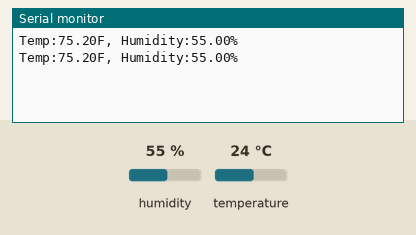
A sketch run on a simulated Arduino Uno, built with avr-gcc and run on an emulated ATmega328P. On the bench: the last lines printed to the serial monitor. The inputs (shaded band) are chosen by the test bench; at power-on: humidity 55 %, temperature 24 °C.

Above: at 1.2 s.
1.3 s: humidity set to 22 %
At 2.6 s:
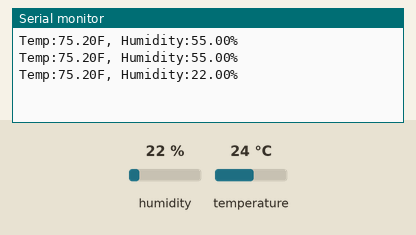
2.8 s: temperature set to 12 °C
At 3.4 s:
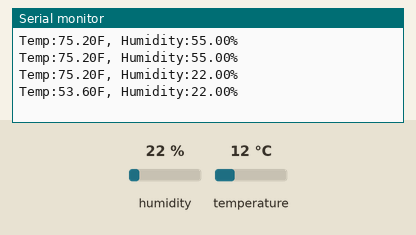
4.3 s: humidity set to 40 %
At 5.9 s:
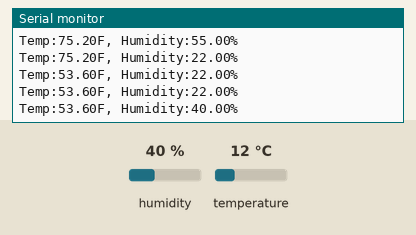
Timing chart, 0 to 7.4 s (numbered marks = the images above; inputs shaded):
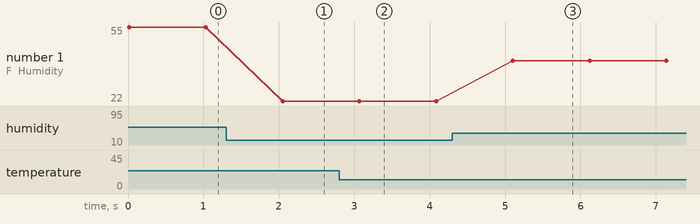

The sketch:

SparkFun_Si7021_Breakout_Example.ino
```cpp
// (licence header left out)
#include "SparkFun_Si7021_Breakout_Library.h"
#include <Wire.h>

float humidity = 0;
float tempf = 0;


int power = A3;
int GND = A2;

//Create Instance of HTU21D or SI7021 temp and humidity sensor and MPL3115A2 barrometric sensor
Weather sensor;

//---------------------------------------------------------------
void setup()
{
    Serial.begin(9600);   // open serial over USB at 9600 baud

    pinMode(power, OUTPUT);
    pinMode(GND, OUTPUT);

    digitalWrite(power, HIGH);
    digitalWrite(GND, LOW);

    //Initialize the I2C sensors and ping them
    sensor.begin();

}
//---------------------------------------------------------------
void loop()
{
    //Get readings from all sensors
    getWeather();
    printInfo();
    delay(1000);

}
//---------------------------------------------------------------
void getWeather()
{
  // Measure Relative Humidity from the HTU21D or Si7021
  humidity = sensor.getRH();

  // Measure Temperature from the HTU21D or Si7021
  tempf = sensor.getTempF();
  // Temperature is measured every time RH is requested.
  // It is faster, therefore, to read it from previous RH
  // measurement with getTemp() instead with readTemp()
}
//---------------------------------------------------------------
void printInfo()
{
//This function prints the weather data out to the default Serial Port

  Serial.print("Temp:");
  Serial.print(tempf);
  Serial.print("F, ");

  Serial.print("Humidity:");
  Serial.print(humidity);
  Serial.println("%");
}
```

Measured:
- after the input at 1.3 s, the serial monitor: prints a new line after 0.75 s (image 1)
- after the input at 2.8 s, the serial monitor: prints a new line after 0.27 s (image 2)
- after the input at 4.3 s, the serial monitor: prints a new line after 0.80 s (image 3)
- plotted number 1: 55 → 22 after the input at 1.3 s, 22 → 40 after the input at 4.3 s
